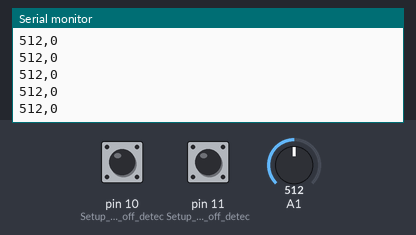
The sketch below on a simulated Arduino Uno, built with avr-gcc and run on an emulated ATmega328P. Parts: the last lines printed to the serial monitor. The test bench sets the inputs (shaded band); at power-on: pin 10 (Setup_for_leads_off_detec) LOW, A1 = 512, pin 11 (Setup_for_leads_off_detec) LOW.

Above: at 1.2 s.
1.3 s: pin 10 (Setup_for_leads_off_detec) pulled HIGH for 0.15 s
2.9 s: A1 set to 716
At 3.7 s:
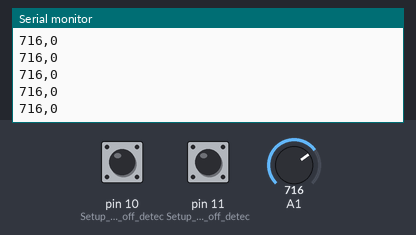
4.4 s: A1 set to 900
At 5.0 s:
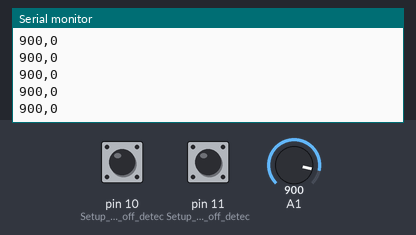
Timing chart, 0 to 7.4 s (numbered marks = the images above; inputs shaded):
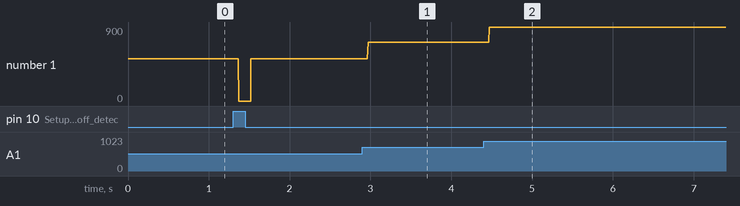

The sketch:

ECGlog.ino
```cpp
#include <Arduino.h>

unsigned long lastBeatTime = 0;
int beatCount = 0;
bool lastBeat = false;
int BPM = 0;
void setup() {
  Serial.begin(9600);
  pinMode(10, INPUT); // Setup for leads off detection LO +
  pinMode(11, INPUT); // Setup for leads off detection LO -
}

void loop() {
  if ((digitalRead(10) == 1) || (digitalRead(11) == 1)) {
    Serial.println('!');
  } else {
    int sensorValue = analogRead(A1);

    // Check for a beat (high signal)
    if (sensorValue > 512) {
      if (!lastBeat) {
        lastBeat = true;
        int timeSinceLastBeat = millis() - lastBeatTime;

        if (beatCount == 0) {
          lastBeatTime = millis();
        } else {
          int beatsPerMinute = 60000 / timeSinceLastBeat;
          BPM = (BPM + beatsPerMinute) / 2;
        }
        beatCount++;
      }
    } else {
      lastBeat = false;
    }
    Serial.print(sensorValue);
  }

  // Print BPM every 1000 ms (1 second)
  if (millis() - lastBeatTime >= 1000) {
    //Serial.print("BPM: ");
    //Serial.println(BPM);
    //BPM = 0;
    beatCount = 0;
  }
  Serial.print(',');
  Serial.print(BPM);
  Serial.println();

  // Wait for a bit to keep serial data from saturating
  delay(0);
}
```

Measured:
- after the input at 2.9 s, the serial monitor: prints a new line after 0.07 s (image 1)
- after the input at 4.4 s, the serial monitor: prints a new line after 0.07 s (image 2)
- plotted number 1: 512 → 716 after the input at 2.9 s, 716 → 900 after the input at 4.4 s
